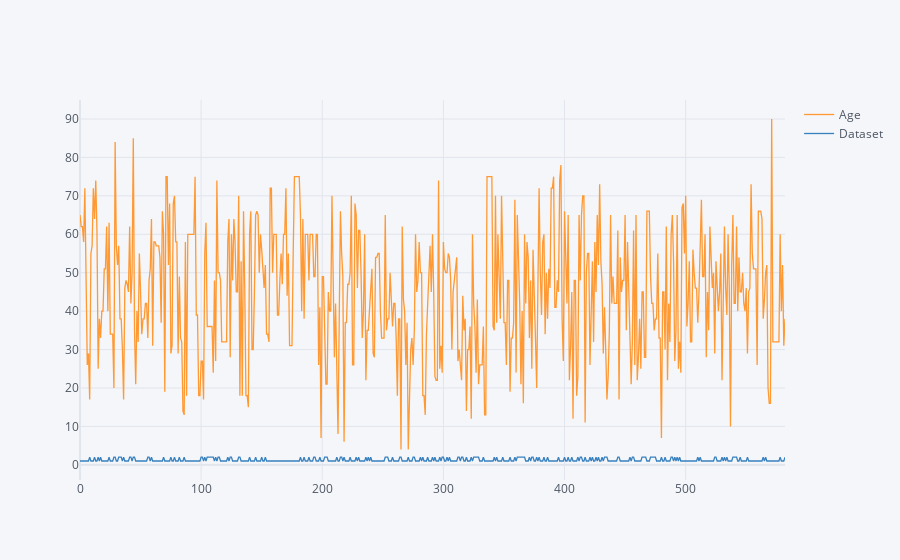

Here is the notebook cell this chart was saved with:
### Code cell
df[['Age','Dataset']].iplot()

### Figure 1 — Plotly figure (JSON) as saved in the notebook; plotly's stock layout.template omitted (floating-point values rounded to 4 significant figures; data arrays with more than 128 entries replaced by an {"elided": "..."} marker saying what was removed)
{"data": [{"line": {"color": "rgba(255, 153, 51, 1.0)", "dash": "solid", "shape": "linear", "width": 1.3}, "mode": "lines", "name": "Age", "text": "", "type": "scatter", "x": {"elided": "583 int values"}, "y": {"elided": "583 int values"}}, {"line": {"color": "rgba(55, 128, 191, 1.0)", "dash": "solid", "shape": "linear", "width": 1.3}, "mode": "lines", "name": "Dataset", "text": "", "type": "scatter", "x": {"elided": "583 int values"}, "y": {"elided": "583 int values"}}], "layout": {"legend": {"bgcolor": "#F5F6F9", "font": {"color": "#4D5663"}}, "paper_bgcolor": "#F5F6F9", "plot_bgcolor": "#F5F6F9", "title": {"font": {"color": "#4D5663"}}, "xaxis": {"gridcolor": "#E1E5ED", "showgrid": true, "tickfont": {"color": "#4D5663"}, "title": {"font": {"color": "#4D5663"}, "text": ""}, "zerolinecolor": "#E1E5ED"}, "yaxis": {"gridcolor": "#E1E5ED", "showgrid": true, "tickfont": {"color": "#4D5663"}, "title": {"font": {"color": "#4D5663"}, "text": ""}, "zerolinecolor": "#E1E5ED"}}}
